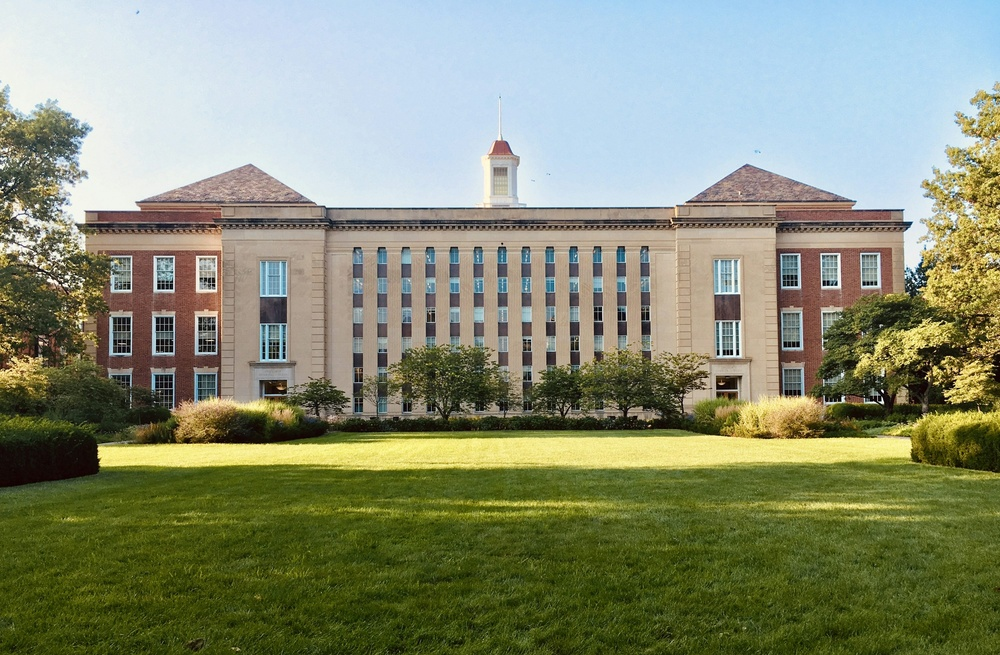
#> input picture College.jpeg, 1000 x 655 px, shrunk from 3000 x 1964 before the run, given in place of the camera
$ python color_detection.py
#> lines starting #> are read from the running program, lines starting #| are printed output that depends on the picture; after the words box and inside, x2 and y2 are one past the last pixel; in counts of white or black regions, pixels touching at a corner belong together
### utils.py
import numpy as np
import cv2

def limits(color):

    c = np.uint8([[color]])
    hsv_C = cv2.cvtColor(c, cv2.COLOR_BGR2HSV)

    # lower_limit = np.array([max(hsv_C[0][0][0] - 15, 0), 20, 20], dtype = np.uint8)
    # upper_limit = np.array([min(hsv_C[0][0][0] + 15, 180), 255, 255], dtype = np.uint8)

    lower_limit = np.array([35, 100, 100], dtype=np.uint8)
    upper_limit = np.array([85, 255, 255], dtype=np.uint8)

    print("Lower HSV:", lower_limit)
    print("Upper HSV:", upper_limit)

    return lower_limit, upper_limit

### color_detection.py
import cv2
from utils import limits
from PIL import Image

wc = cv2.VideoCapture(0)
wc.set(cv2.CAP_PROP_AUTO_WB, 0)

bgr = [0, 0, 0]

while True:

    ret, frame = wc.read()
#> frame is the input picture: shape (655, 1000, 3); mean B, G, R 116.1, 141.8, 135.7

    if not ret:
        cv2.waitKey(1)
        continue

    hsv_img = cv2.cvtColor(frame, cv2.COLOR_BGR2HSV)
#> hsv_img: shape (655, 1000, 3); mean H, S, V 52.8, 107.1, 152.1

    lower_limit, upper_limit = limits(color = bgr)

    mask = cv2.inRange(hsv_img, lower_limit, upper_limit)
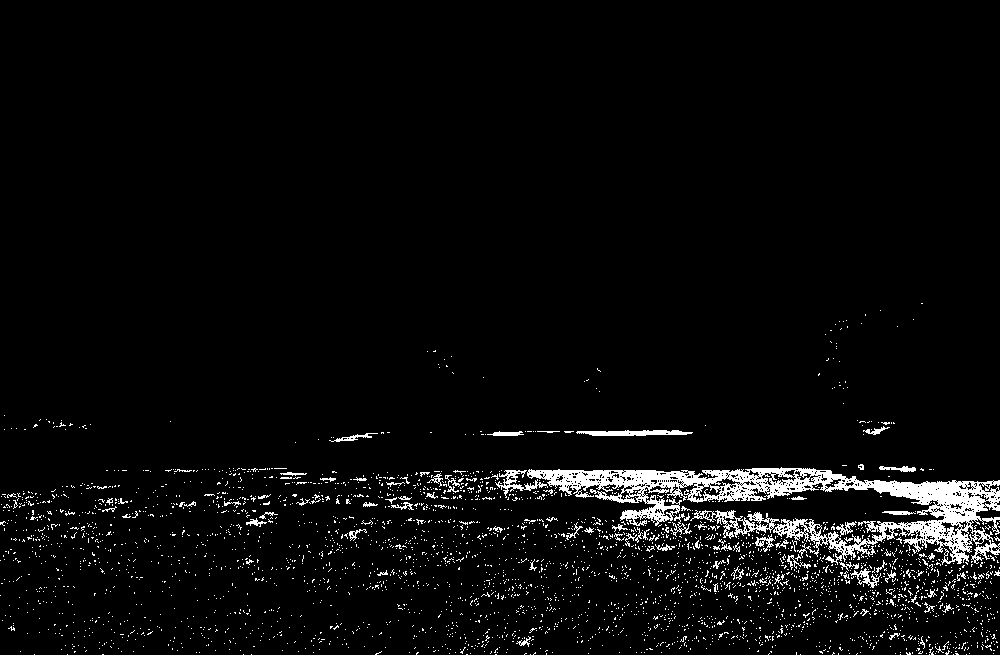
#> mask: shape (655, 1000); 4.1% white; 3227 white regions (3138 under 20 px), largest, box (x1, y1, x2, y2) and area: (527, 467, 1000, 565) 13417, (690, 510, 780, 539) 784, (576, 430, 693, 436) 506

    mask = cv2.erode(mask, None, iterations=2)
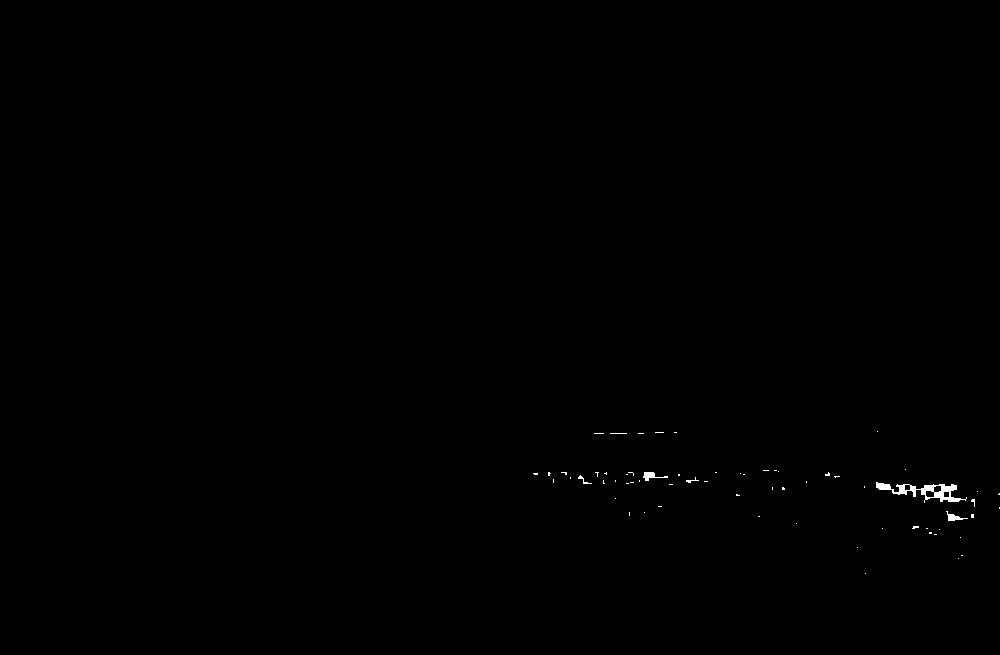
#> mask: shape (655, 1000); 0.18% white; 64 white regions (59 under 20 px), largest, box (x1, y1, x2, y2) and area: (876, 482, 967, 503) 644, (643, 472, 668, 481) 96, (946, 511, 968, 521) 83, (578, 475, 592, 484) 32, (686, 477, 699, 483) 24
    mask = cv2.dilate(mask, None, iterations=2)
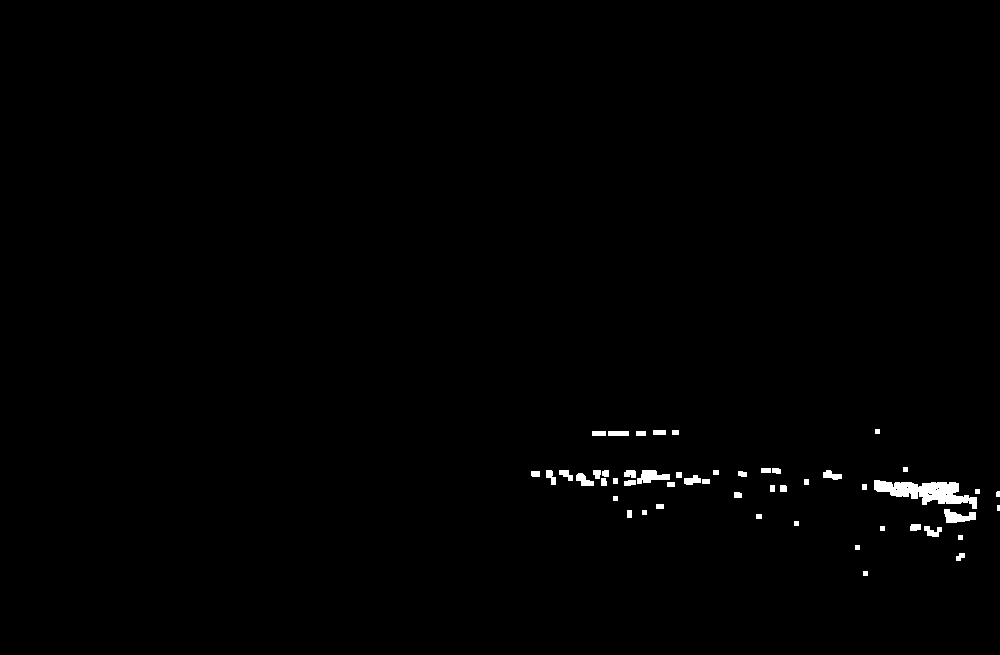
#> mask: shape (655, 1000); 0.68% white; 50 white regions (1 under 20 px), largest, box (x1, y1, x2, y2) and area: (874, 480, 977, 509) 1500, (637, 470, 670, 484) 280, (944, 509, 976, 523) 279

    mask_ = Image.fromarray(mask)

    bbox = mask_.getbbox()
#> bbox = (531, 429, 1000, 576)

    if bbox is not None:
        x1, y1, x2, y2 = bbox
#> x1 = 531; y1 = 429; x2 = 1000; y2 = 576

        frame = cv2.rectangle(frame, (x1, y1), (x2, y2), (0, 255, 0), 2)
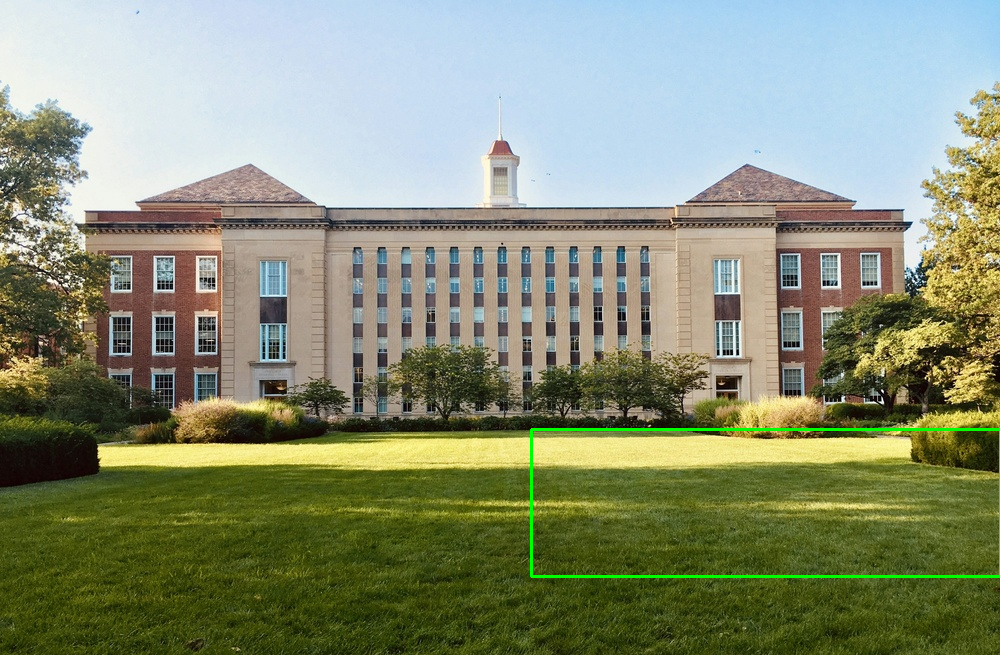
#> frame: shape (655, 1000, 3); 0.52% of pixels changed, all inside (x1, y1, x2, y2) = (530, 428, 1000, 578)

    cv2.imshow('COLOR DETECTION', frame)
    # cv2.imshow('MASK', mask)

    if cv2.waitKey(1) & 0xFF == ord('q'):
#> (key q is pressed here)
        break

wc.release()
cv2.destroyAllWindows()

$ run again, on lamine.jpg
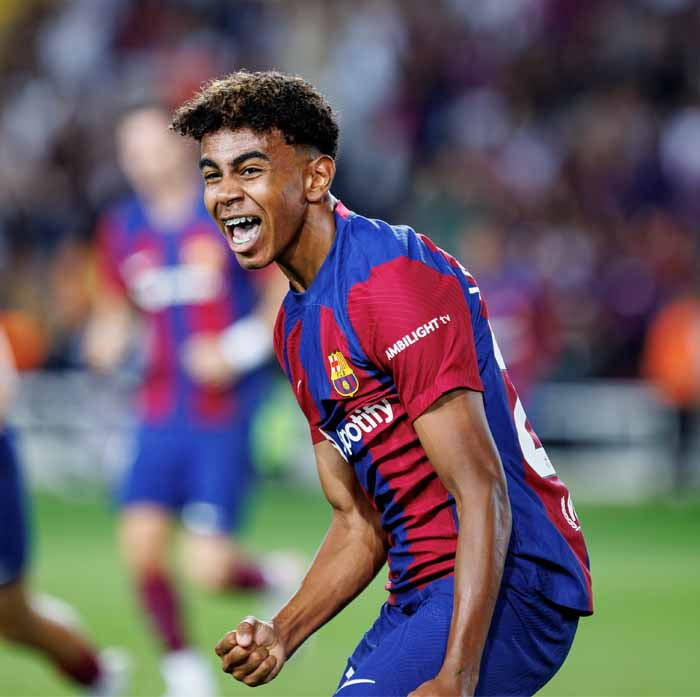
#> input picture lamine.jpg, 700 x 697 px, given in place of the camera
#> frame is the input picture: shape (697, 700, 3); mean B, G, R 100.2, 91.8, 104.5
#> hsv_img: shape (697, 700, 3); mean H, S, V 97.8, 107.6, 129.1
#> `mask = cv2.dilate(mask, None, iterations=2)`:
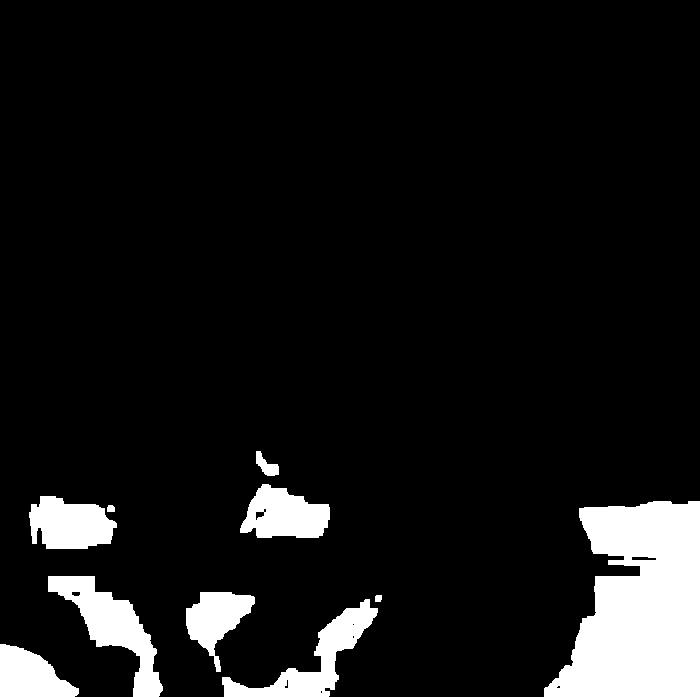
#> mask: shape (697, 700); 9% white; 10 white regions, largest, box (x1, y1, x2, y2) and area: (544, 501, 700, 697) 22213, (48, 576, 163, 697) 4843, (222, 599, 378, 697) 4192
#> bbox = (0, 451, 700, 697)
#> x1 = 0; y1 = 451; x2 = 700; y2 = 697
#> `frame = cv2.rectangle(frame, (x1, y1), (x2, y2), (0, 255, 0), 2)`:
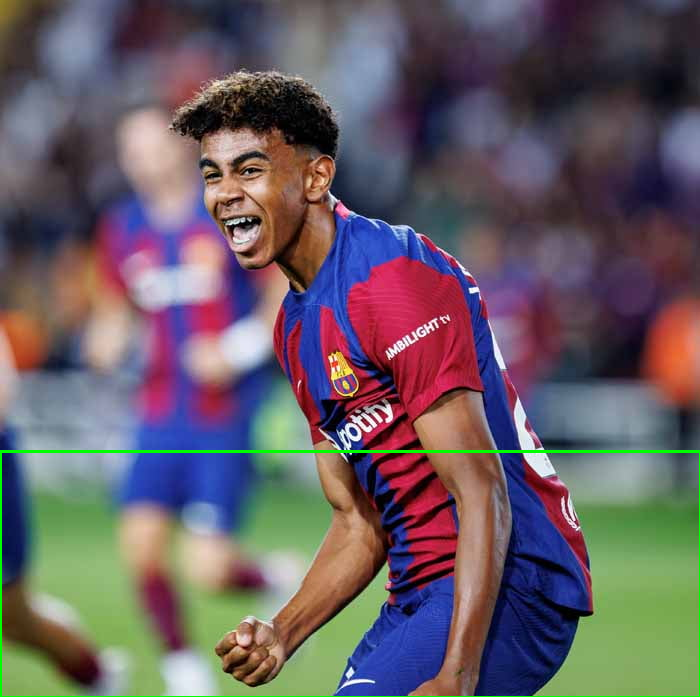
#> frame: shape (697, 700, 3); 0.72% of pixels changed, all inside (x1, y1, x2, y2) = (0, 450, 700, 697)
